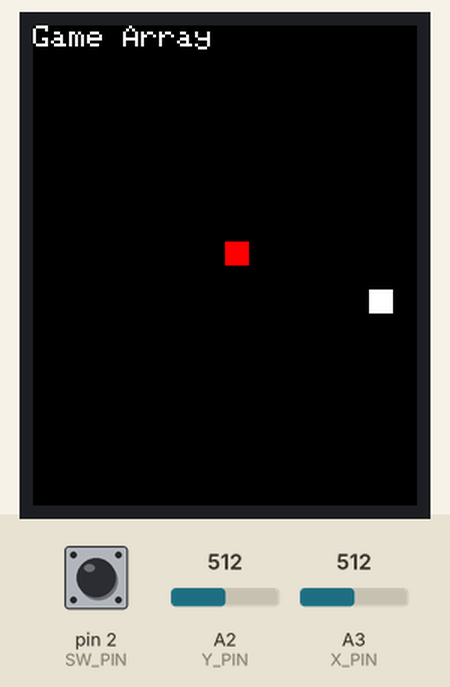
Simulated run of this sketch. Board: Arduino Uno, built with avr-gcc and run on an emulated ATmega328P. Parts: 128×160 colour display. The test bench sets the inputs (shaded band); at power-on: pin 2 (SW_PIN) HIGH, A2 (Y_PIN) = 512, A3 (X_PIN) = 512. Random numbers use the default seed unless the sketch sets one; what the sketch prints to the serial monitor is not drawn.

Above: at 1.3 s.
1.4 s: pin 2 (SW_PIN) pulled LOW for 1 s
At 3.4 s:
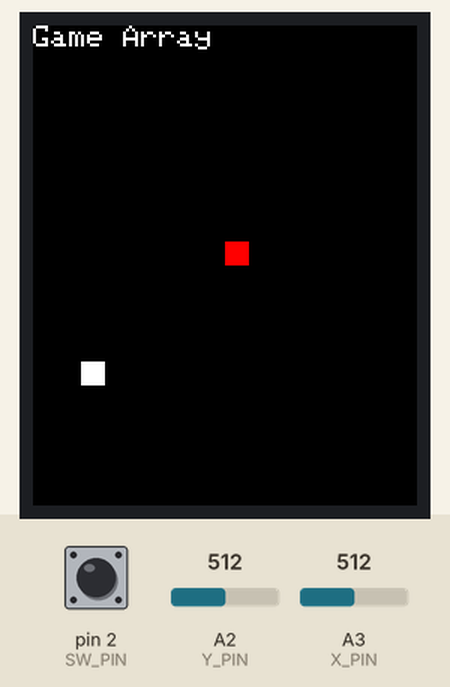
4.2 s: A2 (Y_PIN) set to 595
5.7 s: A2 (Y_PIN) set to 625
At 5.91 s:
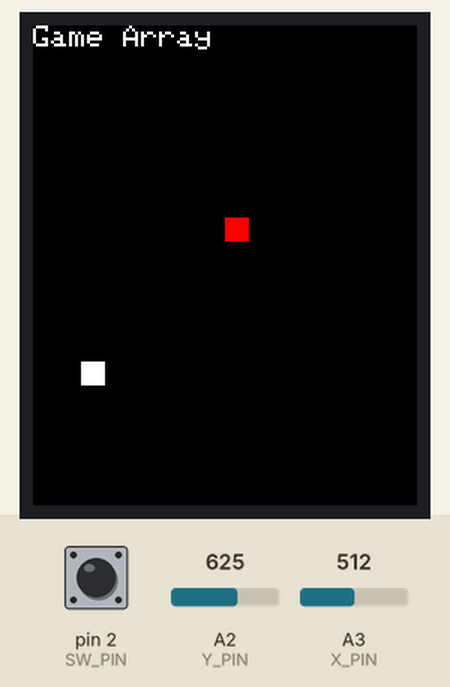
7.2 s: A3 (X_PIN) set to 599
10.2 s: A3 (X_PIN) set to 626
At 13.1 s:
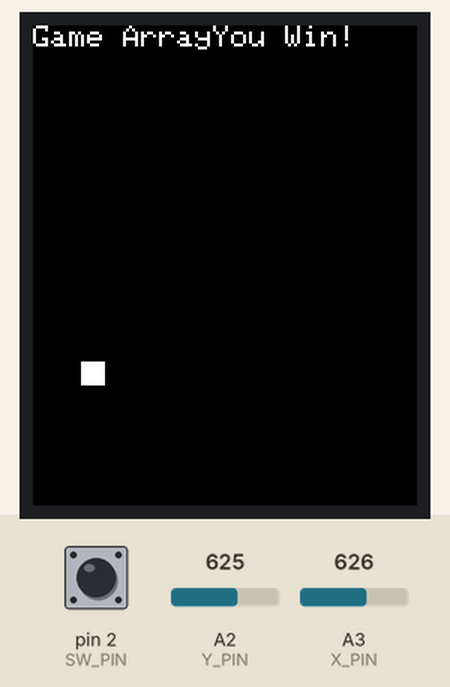
13.2 s: A3 (X_PIN) set to 511
At 16.8 s:
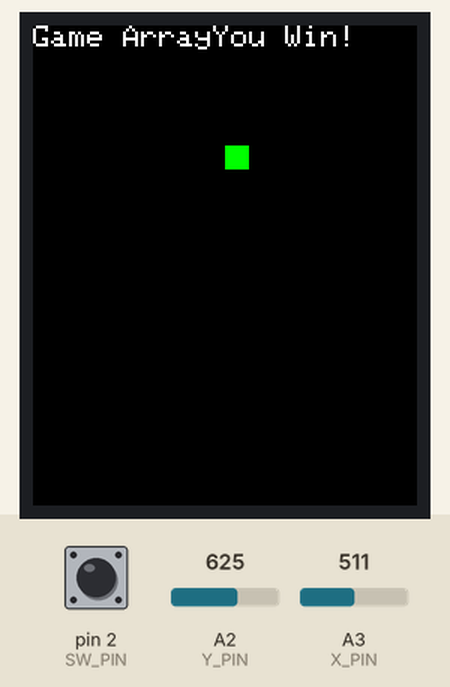
Timing chart, 0 to 17.2 s (numbered marks = the images above; inputs shaded):
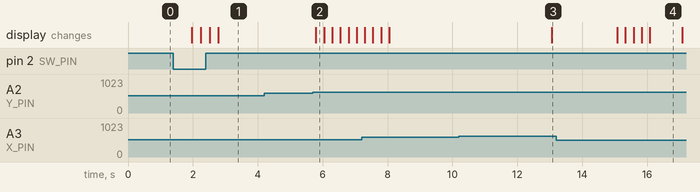

Measured:
- the behaviour switches between 611 and 612 on A3 (X_PIN) (found by bisection; images 2 and 3)
- after the input at 1.4 s, the display: first changes after 0.57 s (image 1 shows a later state)
- after the input at 4.2 s, every drawn part: stays the same
- after the input at 5.7 s, the display: changes after 0.09 s (image 2)
- after the input at 10.2 s, the display: changes after 2.9 s (image 3)
- what the display in image 4 shows lasts 1.0 s, from 16.1 s to 17.1 s

The sketch:

test-doc.ino
```cpp
/* my current idea for how the game will work is as follows:
First a square on an invisible 16x20 grid (8x8 pixel squares) will be randomly selected, and for now it will be yellow. when the joystick
is moved the square below the invisible cursor will be colored red, untill the cursor is under the yellow square. When this happens, the
square will turn green and the game will end.

I plan to get there by making an array, which will be blank for all but the randomly selected square. when the joystick moves, the cursor
will move and the program will check if that square is the key. if it is not, the program will color the previous cursor location with

the purpose of this code is to lay the framework for a game that could have obsticles to dodge, using the array to keep track of where
those obsticles are located.


*/
//testing comment


#include <SPI.h>
#include <Adafruit_GFX.h>
#include <Adafruit_ST7735.h>
#include <ButtonDebounce.h>

// For the joystick
#define Y_PIN A2 //orange wire
#define X_PIN A3 //yellow wire
#define SW_PIN 2 //green wire
#define MIN_CLICK 100 //debounce ms
#define MAX_DCLICK 500 //double-click cutoff

//for the lcd rgb display
#define TFT_SS 7
#define RST 8
#define DC 9
#define SD_SS 10


//display is 128x160, or 16x20 8x8 squares
int displayGrid[20][16]; // array for the display grid, center [9][8]
int keyX, keyY; //the x and y value of the solution square, if found game ends

Adafruit_ST7735 mytft = Adafruit_ST7735(TFT_SS, DC, RST); // idk why this is needed
ButtonDebounce button(SW_PIN, MIN_CLICK);// seems to be defining some values for the button debounce library

//array for colors
unsigned int dispColors[] = { ST7735_BLACK, ST7735_RED, ST7735_ORANGE, ST7735_YELLOW, ST7735_GREEN, ST7735_CYAN, ST7735_BLUE, ST7735_MAGENTA, ST7735_WHITE };
byte numColors =  sizeof(dispColors) / sizeof(dispColors[0]); //how many colors

int xJoy, yJoy; //current joystick location
int xOldJoy, yOldJoy; //previous Joystick location
int xOld, yOld; //old cursor location
int xCur, yCur; //current cursor location
int xGrid, yGrid; //current cursor location on grid
int GameWon; // if the game has been won yet
int lastMove; //the last time the cursor moved


void setup() {
  mytft.initR(INITR_BLACKTAB); // for 1.8' TFT
  mytft.setTextWrap(false); // Allow text to run off the edge
  mytft.setRotation(0);
  mytft.fillScreen(ST7735_BLACK);
  mytft.setTextSize(1); //smallest
  mytft.setTextColor(ST7735_WHITE);
  mytft.setCursor(0,0);
  randomSeed(analogRead(A5)); //Seed with bogus read
  int pinX = -1;


  Serial.begin(9600);

}

void loop() {
  //at this point in the code the game has already been won
  //each loop is a new round of the game, so i have to set the previvious...
  //values manually so values from the previous round don't interfere.
  displayGrid[keyY][keyX] = 0; // reseting the solution square
  xOld = 64;
  yOld = 72;

  xOldJoy = 511;
  yOldJoy = 511;

  xCur = 64;
  yCur = 72;

  xGrid = 8;
  yGrid = 9;
  lastMove = 0;
  int GameWon = 0;

  keyX = random(0, 15);
  keyY = random(0, 19);


  displayGrid[keyY][keyX] = 1;
  mytft.fillScreen(0x00);
  mytft.setCursor(0,0);
  mytft.print("Game Array");
  mytft.fillRect(xCur, yCur, 8, 8, ST7735_RED);
  mytft.fillRect(map(keyX, 0, 15, 0, 120), map(keyY, 0, 19, 0, 152), 8, 8, ST7735_WHITE);
  int x = map(8, 0, 15, 0, 120);
  int y = map(9, 0, 19, 0, 152);

  Serial.print(x);
  Serial.print(y);

  while (GameWon == 0){
    button.update();


    //get joystick position
    xJoy = analogRead(X_PIN);//0 - 1023, center 511
    yJoy = analogRead(Y_PIN);//0 - 1023, center 511
    /*


    }
    */
    //joystick is not at resting
    //check if joystick was at resting before, if it was then move
   // if (millis() - lastMove > 250){
      move(xOld, yOld, xJoy, yJoy);
  //  }


    if (displayGrid[yGrid][xGrid] == 1){
      endGame();
      break;
    }

    xOld = xCur;
    yOld = yCur;

    xOldJoy = xJoy;
    yOldJoy = yJoy;

    if (button.state() == LOW){
      GameWon = 1;
    }
  }
  //at this point in the code the game has already been won
  displayGrid[keyY][keyX] = 0; // reseting the solution square


}

void move(int xOld, int yOld, int xJoy, int yJoy) { // moves the red square

  if (abs(xJoy - 511) > 100) {
    if (xJoy > 511){
      yCur = yOld;
      xGrid = xGrid + 1;
      xCur = map(xGrid, 0, 15, 0, 120);

      Serial.println("move right");
    }
    if (xJoy < 511){
      yCur = yOld;
      xGrid = xGrid - 1;
      xCur = map(xGrid, 0, 15, 0, 120);
      Serial.println("move left");
    }
    mytft.fillRect(xOld, yOld, 8, 8, ST7735_BLACK);

  }
  if (abs(yJoy - 511) > 100){
    if (yJoy < 511){
      xCur = xOld;
      yGrid = yGrid + 1;
      yCur = map(yGrid, 0, 19, 0, 152);
      Serial.println("move down");
    }
    if (yJoy > 511){
      xCur = xOld;
      yGrid = yGrid - 1;
      yCur = map(yGrid, 0, 19, 0, 152);
      Serial.println("move up");
    }
    mytft.fillRect(xOld, yOld, 8, 8, ST7735_BLACK);
  }


  if (displayGrid[yGrid][xGrid] == 0) {
    mytft.fillRect(xCur, yCur, 8, 8, ST7735_RED);
  }
  delay(250);
  //lastMove = millis();
}

void endGame(){

  mytft.print("You Win!");

  mytft.fillRect(xCur, yCur, 8, 8, ST7735_GREEN);
  delay(1000);
  mytft.fillRect(xCur, yCur, 8, 8, ST7735_YELLOW);
  delay(1000);


  GameWon = 1;

}
```
